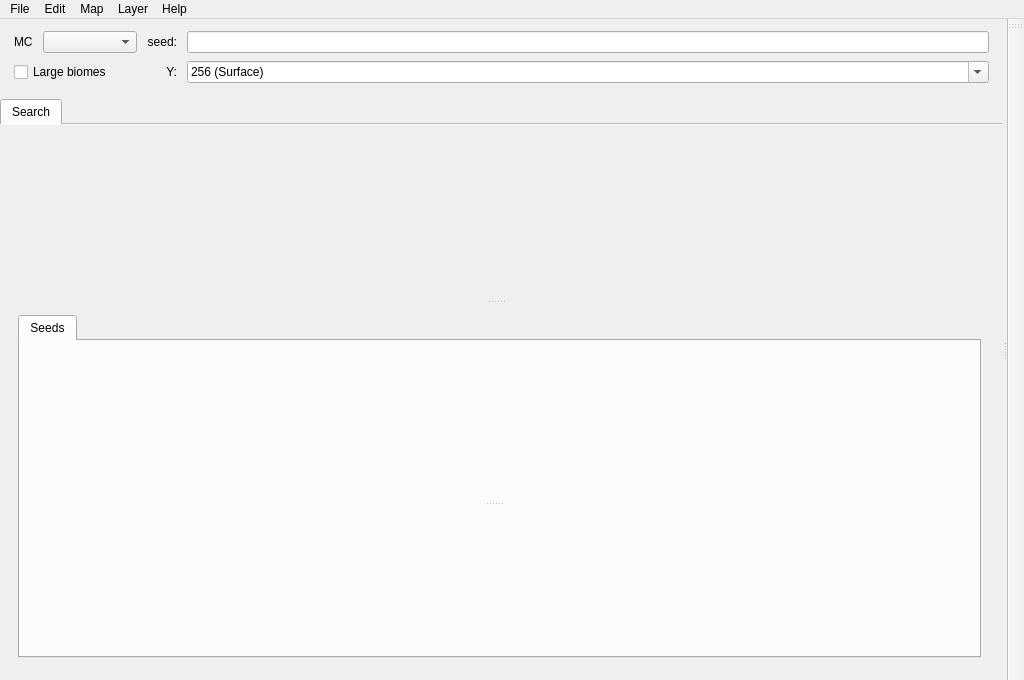
<?xml version="1.0" encoding="UTF-8"?>
<ui version="4.0">
 <class>MainWindow</class>
 <widget class="QMainWindow" name="MainWindow">
  <property name="minimumSize">
   <size>
    <width>1024</width>
    <height>680</height>
   </size>
  </property>
  <property name="windowTitle">
   <string>Seed Atlas</string>
  </property>
  <property name="windowIcon">
   <iconset resource="../rc/icons.qrc">
    <normaloff>:/icons/logo.png</normaloff>:/icons/logo.png</iconset>
  </property>
  <widget class="QWidget" name="centralWidget">
   <layout class="QGridLayout" name="gridLayout_6">
    <property name="spacing">
     <number>0</number>
    </property>
    <property name="leftMargin">
     <number>0</number>
    </property>
    <property name="topMargin">
     <number>0</number>
    </property>
    <property name="rightMargin">
     <number>0</number>
    </property>
    <property name="bottomMargin">
     <number>0</number>
    </property>
    <item row="0" column="0">
     <widget class="QSplitter" name="splitterMap">
      <property name="orientation">
       <enum>Qt::Horizontal</enum>
      </property>
      <widget class="QFrame" name="controlFrame">
       <property name="frameShape">
        <enum>QFrame::NoFrame</enum>
       </property>
       <layout class="QVBoxLayout" name="verticalLayout_5">
        <property name="leftMargin">
         <number>0</number>
        </property>
        <property name="topMargin">
         <number>0</number>
        </property>
        <property name="rightMargin">
         <number>0</number>
        </property>
        <property name="bottomMargin">
         <number>0</number>
        </property>
        <item>
         <layout class="QGridLayout" name="gridMCSeed">
          <property name="horizontalSpacing">
           <number>10</number>
          </property>
          <property name="verticalSpacing">
           <number>8</number>
          </property>
          <property name="leftMargin">
           <number>14</number>
          </property>
          <property name="topMargin">
           <number>12</number>
          </property>
          <property name="rightMargin">
           <number>14</number>
          </property>
          <property name="bottomMargin">
           <number>10</number>
          </property>
          <item row="1" column="0" colspan="2">
           <widget class="QCheckBox" name="checkLarge">
            <property name="text">
             <string>Large biomes</string>
            </property>
           </widget>
          </item>
          <item row="0" column="1">
           <widget class="StyledComboBox" name="comboBoxMC">
            <property name="toolTip">
             <string>Minecraft version</string>
            </property>
            <property name="minimumContentsLength">
             <number>8</number>
            </property>
            <property name="iconSize">
             <size>
              <width>0</width>
              <height>16</height>
             </size>
            </property>
           </widget>
          </item>
          <item row="1" column="7">
           <widget class="StyledComboBox" name="comboY">
            <property name="sizePolicy">
             <sizepolicy hsizetype="Expanding" vsizetype="Fixed">
              <horstretch>0</horstretch>
              <verstretch>0</verstretch>
             </sizepolicy>
            </property>
            <property name="editable">
             <bool>true</bool>
            </property>
            <property name="maxVisibleItems">
             <number>12</number>
            </property>
            <item>
             <property name="text">
              <string>256 (Surface)</string>
             </property>
            </item>
            <item>
             <property name="text">
              <string>128 (Nether Roof)</string>
             </property>
            </item>
            <item>
             <property name="text">
              <string>62 (Sea Level)</string>
             </property>
            </item>
            <item>
             <property name="text">
              <string>48</string>
             </property>
            </item>
            <item>
             <property name="text">
              <string>32</string>
             </property>
            </item>
            <item>
             <property name="text">
              <string>16</string>
             </property>
            </item>
            <item>
             <property name="text">
              <string>0</string>
             </property>
            </item>
            <item>
             <property name="text">
              <string>-16</string>
             </property>
            </item>
            <item>
             <property name="text">
              <string>-32</string>
             </property>
            </item>
            <item>
             <property name="text">
              <string>-48</string>
             </property>
            </item>
            <item>
             <property name="text">
              <string>-64 (Bedrock)</string>
             </property>
            </item>
           </widget>
          </item>
          <item row="0" column="0">
           <widget class="QLabel" name="labelMC">
            <property name="toolTip">
             <string>Minecraft version</string>
            </property>
            <property name="text">
             <string>MC</string>
            </property>
           </widget>
          </item>
          <item row="0" column="7">
           <layout class="QHBoxLayout" name="horizontalLayout_2">
            <property name="spacing">
             <number>0</number>
            </property>
            <item>
             <widget class="QLineEdit" name="seedEdit">
              <property name="toolTip">
               <string>Press enter to accept</string>
              </property>
             </widget>
            </item>
           </layout>
          </item>
          <item row="1" column="3">
           <widget class="QLabel" name="labelY">
            <property name="toolTip">
             <string>Show map for this y-level</string>
            </property>
            <property name="text">
             <string>Y:</string>
            </property>
            <property name="alignment">
             <set>Qt::AlignRight|Qt::AlignTrailing|Qt::AlignVCenter</set>
            </property>
           </widget>
          </item>
          <item row="1" column="2">
           <widget class="QLabel" name="labelMono">
            <property name="font">
             <font>
              <family>Courier New</family>
             </font>
            </property>
            <property name="text">
             <string/>
            </property>
           </widget>
          </item>
          <item row="0" column="2" colspan="2">
           <widget class="QLabel" name="labelSeed">
            <property name="toolTip">
             <string>Seed can be an integer or text. Leave empty for a random seed</string>
            </property>
            <property name="text">
             <string>seed:</string>
            </property>
            <property name="alignment">
             <set>Qt::AlignRight|Qt::AlignTrailing|Qt::AlignVCenter</set>
            </property>
           </widget>
          </item>
         </layout>
        </item>
        <item>
         <widget class="QTabWidget" name="tabContainer">
          <property name="documentMode">
           <bool>true</bool>
          </property>
          <property name="currentIndex">
           <number>0</number>
          </property>
          <widget class="QWidget" name="tabSearch">
           <property name="sizePolicy">
            <sizepolicy hsizetype="Expanding" vsizetype="Expanding">
             <horstretch>0</horstretch>
             <verstretch>0</verstretch>
            </sizepolicy>
           </property>
           <attribute name="title">
            <string>Search</string>
           </attribute>
           <layout class="QGridLayout" name="gridLayout_3">
            <property name="leftMargin">
             <number>0</number>
            </property>
            <item row="0" column="0">
             <widget class="QSplitter" name="splitterSearch">
              <property name="orientation">
               <enum>Qt::Vertical</enum>
              </property>
              <widget class="Collapsible" name="collapseConstraints" native="true">
               <property name="sizePolicy">
                <sizepolicy hsizetype="Expanding" vsizetype="Expanding">
                 <horstretch>0</horstretch>
                 <verstretch>0</verstretch>
                </sizepolicy>
               </property>
              </widget>
              <widget class="QWidget" name="gridLayoutWidget">
               <layout class="QGridLayout" name="gridLayout">
                <property name="leftMargin">
                 <number>18</number>
                </property>
                <item row="0" column="0">
                 <widget class="QTabWidget" name="tabContainerSearch">
                  <property name="currentIndex">
                   <number>0</number>
                  </property>
                  <widget class="QWidget" name="tabSeeds">
                   <attribute name="title">
                    <string>Seeds</string>
                   </attribute>
                   <layout class="QGridLayout" name="gridLayout_2">
                    <property name="leftMargin">
                     <number>0</number>
                    </property>
                    <property name="bottomMargin">
                     <number>0</number>
                    </property>
                    <item row="0" column="0">
                     <widget class="QSplitter" name="splitterSeeds">
                      <property name="orientation">
                       <enum>Qt::Vertical</enum>
                      </property>
                      <widget class="Collapsible" name="collapseGen48" native="true">
                       <property name="sizePolicy">
                        <sizepolicy hsizetype="Expanding" vsizetype="Expanding">
                         <horstretch>0</horstretch>
                         <verstretch>0</verstretch>
                        </sizepolicy>
                       </property>
                      </widget>
                      <widget class="Collapsible" name="collapseControl" native="true">
                       <property name="sizePolicy">
                        <sizepolicy hsizetype="Expanding" vsizetype="Expanding">
                         <horstretch>0</horstretch>
                         <verstretch>0</verstretch>
                        </sizepolicy>
                       </property>
                      </widget>
                     </widget>
                    </item>
                   </layout>
                  </widget>
                 </widget>
                </item>
               </layout>
              </widget>
             </widget>
            </item>
           </layout>
          </widget>
         </widget>
        </item>
       </layout>
      </widget>
     <widget class="QFrame" name="frameMap">
      <property name="frameShape">
        <enum>QFrame::NoFrame</enum>
       </property>
       <layout class="QGridLayout" name="gridLayout_4">
        <property name="leftMargin">
         <number>0</number>
        </property>
        <property name="topMargin">
         <number>0</number>
        </property>
        <property name="rightMargin">
         <number>0</number>
        </property>
        <property name="bottomMargin">
         <number>0</number>
        </property>
       </layout>
      </widget>
     </widget>
    </item>
   </layout>
  </widget>
  <widget class="ScrollableToolBar" name="toolBar">
   <property name="windowTitle">
    <string>Map controls</string>
   </property>
   <property name="layoutDirection">
    <enum>Qt::RightToLeft</enum>
   </property>
   <property name="autoFillBackground">
    <bool>false</bool>
   </property>
   <property name="iconSize">
    <size>
       <width>32</width>
       <height>32</height>
    </size>
   </property>
   <property name="movable">
    <bool>true</bool>
   </property>
   <property name="allowedAreas">
     <set>Qt::RightToolBarArea</set>
   </property>
   <property name="orientation">
    <enum>Qt::Vertical</enum>
   </property>
     <property name="floatable">
      <bool>false</bool>
   </property>
   <attribute name="toolBarArea">
    <enum>RightToolBarArea</enum>
   </attribute>
   <attribute name="toolBarBreak">
    <bool>false</bool>
   </attribute>
  </widget>
  <widget class="QMenuBar" name="menuBar">
   <widget class="QMenu" name="menuMap">
    <property name="title">
     <string>Map</string>
    </property>
    <widget class="QMenu" name="menuHistory">
     <property name="enabled">
      <bool>false</bool>
     </property>
     <property name="title">
      <string>Previous seeds</string>
     </property>
     <addaction name="separator"/>
    </widget>
    <addaction name="menuHistory"/>
    <addaction name="actionOpenShadow"/>
    <addaction name="separator"/>
    <addaction name="actionDock"/>
    <addaction name="actionGoto"/>
    <addaction name="separator"/>
    <addaction name="actionScreenshot"/>
    <addaction name="actionExportImg"/>
    <addaction name="separator"/>
   </widget>
   <widget class="QMenu" name="menuHelp">
    <property name="title">
     <string>Help</string>
    </property>
    <addaction name="actionExamples"/>
    <addaction name="separator"/>
    <addaction name="actionAbout"/>
   </widget>
   <widget class="QMenu" name="menuFile">
    <property name="title">
     <string>File</string>
    </property>
    <addaction name="actionLoad"/>
    <addaction name="actionSave"/>
    <addaction name="separator"/>
    <addaction name="actionPresetLoad"/>
    <addaction name="separator"/>
    <addaction name="actionSearch_seed_list"/>
    <addaction name="actionSearch_full_seed_space"/>
    <addaction name="separator"/>
    <addaction name="actionQuit"/>
   </widget>
   <widget class="QMenu" name="menuEdit">
    <property name="title">
     <string>Edit</string>
    </property>
    <addaction name="actionCopy"/>
    <addaction name="actionPaste"/>
    <addaction name="separator"/>
    <addaction name="actionAddShadow"/>
    <addaction name="separator"/>
    <addaction name="actionRedistribute"/>
    <addaction name="separator"/>
    <addaction name="actionExtGen"/>
    <addaction name="actionBiomeColors"/>
    <addaction name="actionToolbarConfig"/>
    <addaction name="actionPreferences"/>
   </widget>
   <widget class="QMenu" name="menuLayer">
    <property name="title">
     <string>Layer</string>
    </property>
    <addaction name="actionLayerDisplay"/>
    <addaction name="separator"/>
    <addaction name="actionBiomes"/>
    <addaction name="separator"/>
    <addaction name="actionParaTemperature"/>
    <addaction name="actionParaHumidity"/>
    <addaction name="actionParaContinentalness"/>
    <addaction name="actionParaErosion"/>
    <addaction name="actionParaDepth"/>
    <addaction name="actionParaWeirdness"/>
    <addaction name="separator"/>
    <addaction name="actionRiver"/>
    <addaction name="actionOceanTemp"/>
    <addaction name="separator"/>
    <addaction name="actionNoOceans"/>
    <addaction name="actionBetaTemperature"/>
    <addaction name="actionBetaHumidity"/>
    <addaction name="separator"/>
    <addaction name="actionHeight"/>
    <addaction name="actionStructures"/>
    <addaction name="separator"/>
   </widget>
   <addaction name="menuFile"/>
   <addaction name="menuEdit"/>
   <addaction name="menuMap"/>
   <addaction name="menuLayer"/>
   <addaction name="menuHelp"/>
  </widget>
  <action name="actionAbout">
   <property name="text">
    <string>About</string>
   </property>
  </action>
  <action name="actionOpenShadow">
   <property name="text">
    <string>Open shadow seed</string>
   </property>
  </action>
  <action name="actionSave">
   <property name="text">
    <string>Save session...</string>
   </property>
   <property name="shortcut">
    <string>Ctrl+S</string>
   </property>
  </action>
  <action name="actionLoad">
   <property name="text">
    <string>Load session...</string>
   </property>
   <property name="shortcut">
    <string>Ctrl+O</string>
   </property>
  </action>
  <action name="actionSearch_seed_list">
   <property name="text">
    <string>Search seed list...</string>
   </property>
   <property name="toolTip">
    <string>Load seeds from file for search</string>
   </property>
  </action>
  <action name="actionSearch_full_seed_space">
   <property name="text">
    <string>Search full seed space</string>
   </property>
  </action>
  <action name="actionCopy">
   <property name="text">
    <string>Copy seeds from list</string>
   </property>
  </action>
  <action name="actionPaste">
   <property name="text">
    <string>Paste seeds into list</string>
   </property>
  </action>
  <action name="actionPreferences">
   <property name="text">
    <string>Edit preferences...</string>
   </property>
  </action>
  <action name="actionQuit">
   <property name="text">
    <string>Quit</string>
   </property>
  </action>
  <action name="actionAddShadow">
   <property name="text">
    <string>Add shadow for all seeds</string>
   </property>
  </action>
  <action name="actionExtGen">
   <property name="text">
    <string>Advanced world settings...</string>
   </property>
  </action>
  <action name="actionExamples">
   <property name="text">
    <string>Example filters...</string>
   </property>
  </action>
  <action name="actionPresetSave">
   <property name="text">
    <string>Save filter as preset...</string>
   </property>
  </action>
  <action name="actionPresetLoad">
   <property name="text">
    <string>Load filter preset...</string>
   </property>
  </action>
  <action name="actionBiomeColors">
   <property name="text">
    <string>Edit biome colors...</string>
   </property>
  </action>
  <action name="actionBiomes">
   <property name="checkable">
    <bool>true</bool>
   </property>
   <property name="checked">
    <bool>true</bool>
   </property>
   <property name="text">
    <string>Biome scales (default)</string>
   </property>
   <property name="shortcut">
    <string>Alt+B</string>
   </property>
  </action>
  <action name="actionGoto">
   <property name="text">
    <string>Go to...</string>
   </property>
   <property name="shortcut">
    <string>Ctrl+G</string>
   </property>
  </action>
  <action name="actionOceanTemp">
   <property name="checkable">
    <bool>true</bool>
   </property>
   <property name="text">
    <string>(1.13 - 1.17) O. Temp. 1:256</string>
   </property>
   <property name="shortcut">
    <string>Alt+O</string>
   </property>
  </action>
  <action name="actionRiver">
   <property name="checkable">
    <bool>true</bool>
   </property>
   <property name="text">
    <string>(1.13 - 1.17) River Mix 1:4</string>
   </property>
   <property name="shortcut">
    <string>Alt+R</string>
   </property>
  </action>
  <action name="actionExportImg">
   <property name="text">
    <string>Export biomes as image...</string>
   </property>
  </action>
  <action name="actionToolbarConfig">
   <property name="text">
    <string>Edit map tools...</string>
   </property>
  </action>
  <action name="actionParaTemperature">
   <property name="checkable">
    <bool>true</bool>
   </property>
   <property name="text">
    <string>(1.18+) Temperature</string>
   </property>
   <property name="shortcut">
    <string>Alt+T</string>
   </property>
  </action>
  <action name="actionParaHumidity">
   <property name="checkable">
    <bool>true</bool>
   </property>
   <property name="text">
    <string>(1.18+) Humidity</string>
   </property>
   <property name="shortcut">
    <string>Alt+H</string>
   </property>
  </action>
  <action name="actionParaContinentalness">
   <property name="checkable">
    <bool>true</bool>
   </property>
   <property name="text">
    <string>(1.18+) Continentalness</string>
   </property>
   <property name="shortcut">
    <string>Alt+C</string>
   </property>
  </action>
  <action name="actionParaErosion">
   <property name="checkable">
    <bool>true</bool>
   </property>
   <property name="text">
    <string>(1.18+) Erosion</string>
   </property>
   <property name="shortcut">
    <string>Alt+E</string>
   </property>
  </action>
  <action name="actionParaWeirdness">
   <property name="checkable">
    <bool>true</bool>
   </property>
   <property name="text">
    <string>(1.18+) Weirdness</string>
   </property>
   <property name="shortcut">
    <string>Alt+W</string>
   </property>
  </action>
  <action name="actionParaDepth">
   <property name="checkable">
    <bool>true</bool>
   </property>
   <property name="text">
    <string>(1.18+) Depth</string>
   </property>
   <property name="shortcut">
    <string>Alt+D</string>
   </property>
  </action>
  <action name="actionStructures">
   <property name="checkable">
    <bool>true</bool>
   </property>
   <property name="text">
    <string>Structure potential (48-bit)</string>
   </property>
   <property name="shortcut">
    <string>Alt+S</string>
   </property>
  </action>
  <action name="actionScreenshot">
   <property name="text">
    <string>Take screenshot</string>
   </property>
   <property name="shortcut">
    <string>Ctrl+Shift+S</string>
   </property>
  </action>
  <action name="actionDock">
   <property name="text">
    <string>Undock map</string>
   </property>
  </action>
  <action name="actionHeight">
   <property name="checkable">
    <bool>true</bool>
   </property>
   <property name="text">
    <string>Approx. surface height</string>
   </property>
   <property name="shortcut">
    <string>Alt+Y</string>
   </property>
  </action>
  <action name="actionLayerDisplay">
   <property name="text">
    <string>Display options...</string>
   </property>
  </action>
  <action name="actionNoOceans">
   <property name="checkable">
    <bool>true</bool>
   </property>
   <property name="text">
    <string>(Beta 1.7) No beta oceans</string>
   </property>
  </action>
  <action name="actionBetaTemperature">
   <property name="checkable">
    <bool>true</bool>
   </property>
   <property name="text">
    <string>(Beta 1.7) Temperature</string>
   </property>
  </action>
  <action name="actionBetaHumidity">
   <property name="checkable">
    <bool>true</bool>
   </property>
   <property name="text">
    <string>(Beta 1.7) Humidity</string>
   </property>
  </action>
  <action name="actionRedistribute">
   <property name="text">
    <string>Redistribute condition IDs</string>
   </property>
  </action>
 </widget>
 <layoutdefault spacing="6" margin="11"/>
 <customwidgets>
 <customwidget>
   <class>ScrollableToolBar</class>
   <extends>QToolBar</extends>
   <header>src/widgets.h</header>
  </customwidget>
  <customwidget>
   <class>StyledComboBox</class>
   <extends>QComboBox</extends>
   <header>src/widgets.h</header>
  </customwidget>
  <customwidget>
   <class>Collapsible</class>
   <extends>QWidget</extends>
   <header>src/widgets.h</header>
   <container>1</container>
  </customwidget>
 </customwidgets>
 <resources>
  <include location="../rc/icons.qrc"/>
 </resources>
 <connections/>
</ui>
